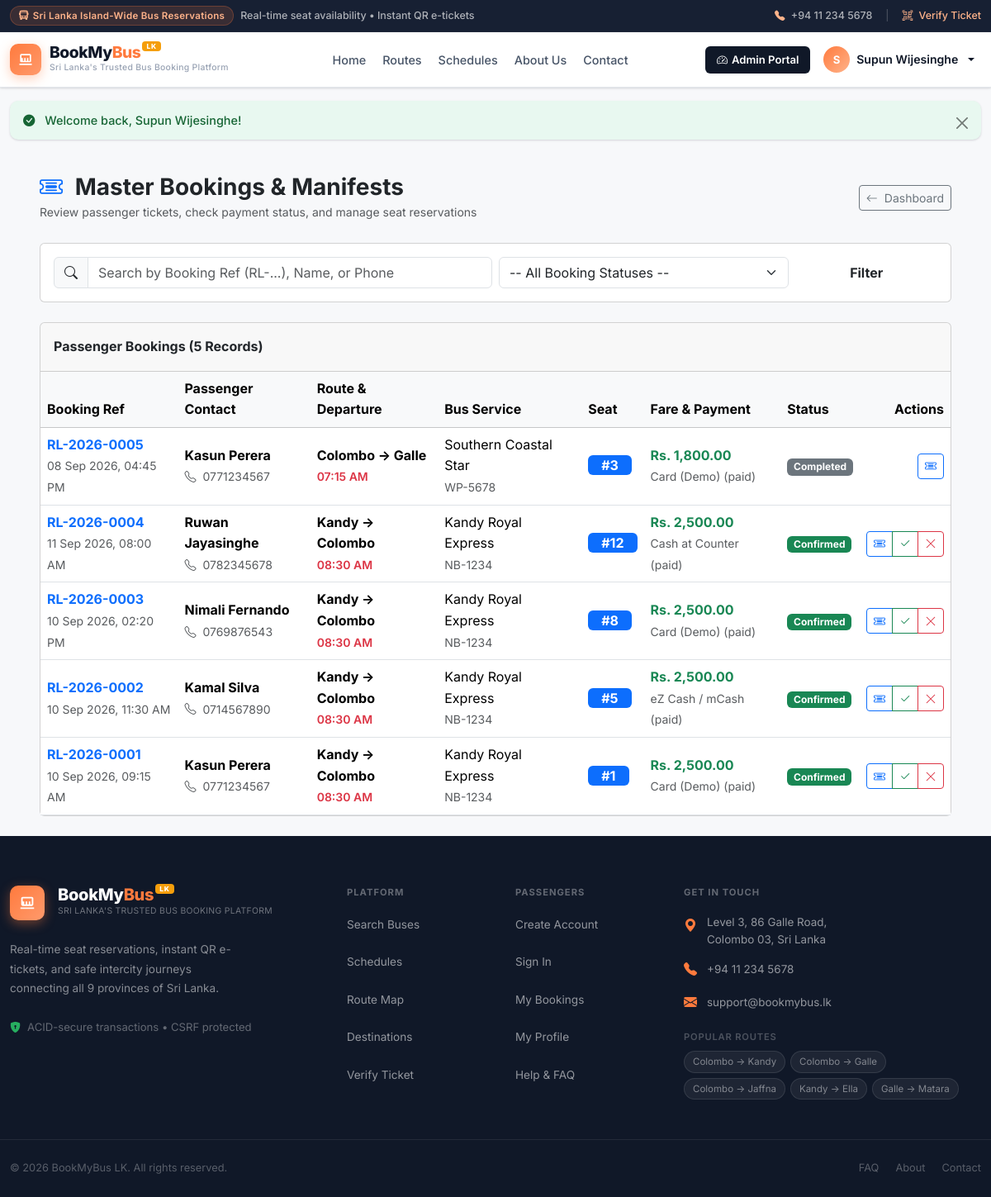
The app's page /admin/bookings.php (signed in) with its own data.
### tables this page shows
CREATE TABLE bookings (
    id INT PRIMARY KEY AUTO_INCREMENT,
    booking_ref VARCHAR(30) NOT NULL UNIQUE,
    user_id INT DEFAULT NULL,
    route_id INT NOT NULL,
    schedule_id INT DEFAULT NULL,
    passenger_name VARCHAR(100) NOT NULL,
    passenger_phone VARCHAR(20) NOT NULL,
    passenger_nic VARCHAR(20) DEFAULT '',
    seat_number INT NOT NULL,
    total_amount DECIMAL(10, 2) NOT NULL DEFAULT 2500.00,
    payment_method ENUM('Card (Demo)', 'Cash at Counter', 'eZ Cash / mCash') DEFAULT 'Card (Demo)',
    payment_status ENUM('pending', 'paid', 'refunded', 'failed') DEFAULT 'paid',
    booking_status ENUM('confirmed', 'completed', 'cancelled') DEFAULT 'confirmed',
    qr_token VARCHAR(64) NOT NULL,
    booking_date DATETIME DEFAULT CURRENT_TIMESTAMP,
    FOREIGN KEY (user_id) REFERENCES users(id) ON DELETE SET NULL,
    FOREIGN KEY (route_id) REFERENCES routes(id) ON DELETE CASCADE,
    FOREIGN KEY (schedule_id) REFERENCES schedules(id) ON DELETE SET NULL
);

CREATE TABLE routes (
    id INT PRIMARY KEY AUTO_INCREMENT,
    bus_id INT NOT NULL,
    route_number VARCHAR(20) DEFAULT 'EX-01',
    origin VARCHAR(50) NOT NULL,
    destination VARCHAR(50) NOT NULL,
    departure_time VARCHAR(20) NOT NULL,
    fare DECIMAL(10, 2) NOT NULL,
    distance_km INT DEFAULT 115,
    estimated_duration VARCHAR(20) DEFAULT '3h 15m',
    intermediate_stops TEXT,
    start_location VARCHAR(120) DEFAULT 'Colombo Bastian Mawatha',
    end_location VARCHAR(120) DEFAULT 'Kandy Goods Shed',
    FOREIGN KEY (bus_id) REFERENCES buses(id) ON DELETE CASCADE
);

CREATE TABLE buses (
    id INT PRIMARY KEY AUTO_INCREMENT,
    bus_number VARCHAR(20) NOT NULL UNIQUE,
    bus_name VARCHAR(100) NOT NULL,
    total_seats INT NOT NULL DEFAULT 30,
    bus_type ENUM('Normal', 'Semi Luxury', 'Luxury', 'Super Luxury') DEFAULT 'Luxury',
    operator VARCHAR(100) DEFAULT 'SLTB Express',
    ac_type ENUM('AC', 'Non-AC') DEFAULT 'AC',
    wifi TINYINT(1) DEFAULT 1,
    usb_charging TINYINT(1) DEFAULT 1,
    status ENUM('active', 'maintenance', 'inactive') DEFAULT 'active',
    last_maintenance_date DATE DEFAULT NULL,
    next_maintenance_date DATE DEFAULT NULL
);

### includes/auth.php (called while the page is built, shortened)
<?php
function e(?string $string): string {
    return htmlspecialchars((string)$string, ENT_QUOTES, 'UTF-8');
}
function format_lkr($amount): string {
    return 'Rs. ' . number_format((float)$amount, 2);
}

### admin/bookings.php (the view, shortened to what this page needs)
<?php
require_once __DIR__ . '/../includes/auth.php';
$search = trim($_GET['q'] ?? '');
$sql = "SELECT b.*, r.origin, r.destination, r.departure_time, bu.bus_name, bu.bus_number
        FROM bookings b
        JOIN routes r ON b.route_id = r.id
        JOIN buses bu ON r.bus_id = bu.id
        WHERE 1=1";
$sql .= " ORDER BY b.id DESC";
$res = mysqli_query($conn, $sql);
$bookings = [];
while ($row = mysqli_fetch_assoc($res)) {
    $bookings[] = $row;
}
include __DIR__ . '/../includes/header.php';
?>
<div class="container-fluid my-4 px-lg-5">
    <div class="d-flex justify-content-between align-items-center mb-4 flex-wrap gap-2">
        <div>
            <h3 class="fw-bold text-dark mb-0"><i class="bi bi-ticket-detailed text-primary me-2"></i> Master Bookings & Manifests</h3>
            <small class="text-muted">Review passenger tickets, check payment status, and manage seat reservations</small>
        </div>
        <a href="index.php" class="btn btn-outline-secondary btn-sm"><i class="bi bi-arrow-left me-1"></i> Dashboard</a>
    </div>
    <div class="card card-custom mb-4">
        <div class="card-body p-3">
            <form method="GET" action="bookings.php" class="row g-2 align-items-center">
                <div class="col-md-6">
                    <div class="input-group">
                        <span class="input-group-text bg-light"><i class="bi bi-search"></i></span>
                        <input type="text" name="q" class="form-control" placeholder="Search by Booking Ref (RL-...), Name, or Phone" value="<?php echo e($search); ?>">
                    </div>
                </div>
                <div class="col-md-4">
                    <select name="status" class="form-select">
                        <option value="">-- All Booking Statuses --</option>
                    </select>
                </div>
                <div class="col-md-2">
                    <button type="submit" class="btn btn-primary-custom w-100 fw-bold">Filter</button>
                </div>
            </form>
        </div>
    </div>
    <div class="card card-custom">
        <div class="card-header card-header-custom py-3 d-flex justify-content-between align-items-center">
            <span class="fw-bold">Passenger Bookings (<?php echo count($bookings); ?> Records)</span>
        </div>
        <div class="card-body p-0">
            <div class="table-responsive">
                <table class="table table-hover align-middle mb-0">
                    <thead class="table-light">
                        <tr>
                            <th>Booking Ref</th>
                            <th>Passenger Contact</th>
                            <th>Route & Departure</th>
                            <th>Bus Service</th>
                            <th>Seat</th>
                            <th>Fare & Payment</th>
                            <th>Status</th>
                            <th class="text-end">Actions</th>
                        </tr>
                    </thead>
                    <tbody>
                        <?php if (empty($bookings)): ?>
                            <tr><td colspan="8" class="text-center py-4 text-muted">No reservations found matching query.</td></tr>
                        <?php else: ?>
                            <?php foreach ($bookings as $b): ?>
                                <tr>
                                    <td>
                                        <span class="fw-bold text-primary"><?php echo e($b['booking_ref']); ?></span><br>
                                        <small class="text-muted"><?php echo date('d M Y, h:i A', strtotime($b['booking_date'])); ?></small>
                                    </td>
                                    <td>
                                        <strong><?php echo e($b['passenger_name']); ?></strong><br>
                                        <small class="text-muted"><i class="bi bi-telephone me-1"></i> <?php echo e($b['passenger_phone']); ?></small>
                                    </td>
                                    <td>
                                        <strong><?php echo e($b['origin']); ?> &rarr; <?php echo e($b['destination']); ?></strong><br>
                                        <small class="text-danger fw-semibold"><?php echo e($b['departure_time']); ?></small>
                                    </td>
                                    <td>
                                        <?php echo e($b['bus_name']); ?><br>
                                        <small class="text-muted"><?php echo e($b['bus_number']); ?></small>
                                    </td>
                                    <td>
                                        <span class="badge bg-primary fs-6 px-3 py-1">#<?php echo (int)$b['seat_number']; ?></span>
                                    </td>
                                    <td>
                                        <div class="fw-bold text-success"><?php echo format_lkr($b['total_amount']); ?></div>
                                        <small class="text-muted"><?php echo e($b['payment_method']); ?> (<?php echo e($b['payment_status']); ?>)</small>
                                    </td>
                                    <td>
                                        <?php if ($b['booking_status'] === 'confirmed'): ?>
                                            <span class="badge bg-success">Confirmed</span>
                                        <?php elseif ($b['booking_status'] === 'completed'): ?>
                                            <span class="badge bg-secondary">Completed</span>
                                        <?php else: ?>
                                            <span class="badge bg-danger">Cancelled</span>
                                        <?php endif; ?>
                                    </td>
                                    <td class="text-end">
                                        <div class="btn-group">
                                            <a href="../ticket.php?ref=<?php echo urlencode($b['booking_ref']); ?>" target="_blank" class="btn btn-sm btn-outline-primary" title="View Ticket">
                                                <i class="bi bi-ticket-detailed"></i>
                                            </a>
                                            <?php if ($b['booking_status'] === 'confirmed'): ?>
                                                <a href="bookings.php?booking_id=<?php echo $b['id']; ?>&set_status=completed" class="btn btn-sm btn-outline-success" title="Mark Completed">
                                                    <i class="bi bi-check2"></i>
                                                </a>
                                                <a href="bookings.php?booking_id=<?php echo $b['id']; ?>&set_status=cancelled" class="btn btn-sm btn-outline-danger" onclick="return confirm('Cancel this booking and release seat?')" title="Cancel & Refund">
                                                    <i class="bi bi-x-lg"></i>
                                                </a>
                                            <?php endif; ?>
                                        </div>
                                    </td>
                                </tr>
                            <?php endforeach; ?>
                        <?php endif; ?>
                    </tbody>
                </table>
            </div>
        </div>
    </div>
</div>
<?php include __DIR__ . '/../includes/footer.php'; ?>

### style.css (style rules this page uses)
:root { --qs-navy: #101828; --qs-midnight: #172033; --qs-navy-hover: #0d1f38; --qs-orange: #FF7A3D; --qs-orange-hover: #f06826; --qs-orange-light: #FFF0E8; --qs-peach: #FFB38A; --qs-green: #27AE60; --qs-green-hover:#219150; --qs-green-light:#E8F8F0; --qs-red: #E25555; --qs-red-hover: #c94444; --qs-red-light: #FEF0F0; --qs-blue: #3B82F6; --bmb-gold: #F59E0B; --bmb-gold-hover: #D97706; --bmb-gold-light: #FFFBEB; --bmb-gold-border: rgba(245,158,11,.25); --qs-bg: #F7F8FA; --qs-white: #FFFFFF; --qs-card: #FFFFFF; --qs-text: #101828; --qs-text-secondary: #475467; --qs-text-muted: #98A2B3; --qs-border: #E4E7EC; --qs-border-light: #F2F4F7; --shadow-xs: 0 1px 2px rgba(16,24,40,.06); --shadow-sm: 0 1px 3px rgba(16,24,40,.1), 0 1px 2px rgba(16,24,40,.06); --shadow-md: 0 4px 8px -2px rgba(16,24,40,.1), 0 2px 4px -2px rgba(16,24,40,.06); --shadow-lg: 0 12px 16px -4px rgba(16,24,40,.08), 0 4px 6px -2px rgba(16,24,40,.03); --shadow-xl: 0 20px 24px -4px rgba(16,24,40,.08), 0 8px 8px -4px rgba(16,24,40,.03); --shadow-orange: 0 4px 14px rgba(255,122,61,.35); --transition: all 0.22s cubic-bezier(0.4,0,0.2,1); --transition-slow: all 0.38s cubic-bezier(0.4,0,0.2,1); --max-width: 1200px; --radius-sm: 6px; --radius-md: 10px; --radius-lg: 16px; --radius-xl: 24px; --radius-full: 9999px; }
*, *::before, *::after { box-sizing: border-box; }
html { scroll-behavior: smooth; }
body { font-family: 'Inter', system-ui, -apple-system, sans-serif; background-color: var(--qs-bg); color: var(--qs-text); min-height: 100vh; display: flex; flex-direction: column; line-height: 1.6; -webkit-font-smoothing: antialiased; }
h1, h2, h3, h4, h5, h6 { font-family: 'Inter', sans-serif; font-weight: 700; line-height: 1.25; color: var(--qs-text); }

### records on screen
bookings: booking_ref "RL-2026-0005", booking_date "08 Sep 2026, 04:45 PM", passenger_name "Kasun Perera", passenger_phone "0771234567", route.origin "Colombo", route.destination "Galle", route.departure_time "07:15 AM", buses.bus_name "Southern Coastal Star", buses.bus_number "WP-5678", seat_number "3", total_amount "Rs. 1,800.00", payment_method "Card (Demo)", payment_status "paid", booking_status "Completed"
bookings: booking_ref "RL-2026-0004", booking_date "11 Sep 2026, 08:00 AM", passenger_name "Ruwan Jayasinghe", passenger_phone "0782345678", route.origin "Kandy", route.destination "Colombo", route.departure_time "08:30 AM", buses.bus_name "Kandy Royal Express", buses.bus_number "NB-1234", seat_number "12", total_amount "Rs. 2,500.00", payment_method "Cash at Counter", payment_status "paid", booking_status "Confirmed"
bookings: booking_ref "RL-2026-0003", booking_date "10 Sep 2026, 02:20 PM", passenger_name "Nimali Fernando", passenger_phone "0769876543", route.origin "Kandy", route.destination "Colombo", route.departure_time "08:30 AM", buses.bus_name "Kandy Royal Express", buses.bus_number "NB-1234", seat_number "8", total_amount "Rs. 2,500.00", payment_method "Card (Demo)", payment_status "paid", booking_status "Confirmed"
bookings: booking_ref "RL-2026-0002", booking_date "10 Sep 2026, 11:30 AM", passenger_name "Kamal Silva", passenger_phone "0714567890", route.origin "Kandy", route.destination "Colombo", route.departure_time "08:30 AM", buses.bus_name "Kandy Royal Express", buses.bus_number "NB-1234", seat_number "5", total_amount "Rs. 2,500.00", payment_method "eZ Cash / mCash", payment_status "paid", booking_status "Confirmed"
bookings: booking_ref "RL-2026-0001", booking_date "10 Sep 2026, 09:15 AM", passenger_name "Kasun Perera", passenger_phone "0771234567", route.origin "Kandy", route.destination "Colombo", route.departure_time "08:30 AM", buses.bus_name "Kandy Royal Express", buses.bus_number "NB-1234", seat_number "1", total_amount "Rs. 2,500.00", payment_method "Card (Demo)", payment_status "paid", booking_status "Confirmed"

### other values on screen
substr($current_user['name'], 0, 1) "S"
$current_user['name'] "Supun Wijesinghe"
$_SESSION['flash_success'] "Welcome back, Supun Wijesinghe!"
count($bookings) "5"
$label "Search Buses"
$label "Schedules"
$label "Route Map"
$label "Destinations"
$label "Verify Ticket"
$label "Create Account"
$label "Sign In"
$label "My Bookings"
$label "My Profile"
$label "Help & FAQ"
$r "Colombo → Kandy"
